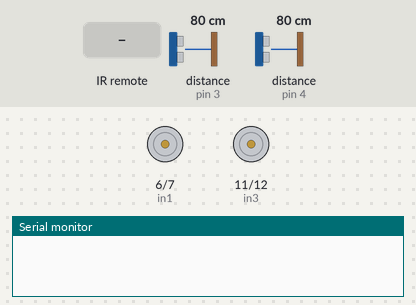
Recording of a sketch running on a simulated Arduino Uno, built with avr-gcc and run on an emulated ATmega328P. Shown: motor-driver pin pairs drawn as motors (green arrow = first pin HIGH = forward, orange = second pin HIGH = backward, longer = more drive), the last lines printed to the serial monitor. The test bench sets the inputs (shaded band); at power-on: distance to the obstacle (sensors on pin 4, pin 3) 80 cm. The echo pulse lasts 58.3 µs per cm.

Above: at 1.2 s.
1.3 s: infrared code 0x8AB3679B received
At 2.7 s:
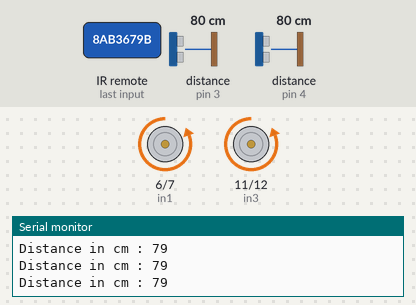
3.0 s: distance to the obstacle (sensor on pin 4) set to 44 cm
4.5 s: distance to the obstacle (sensor on pin 4) set to 38 cm
At 4.8 s:
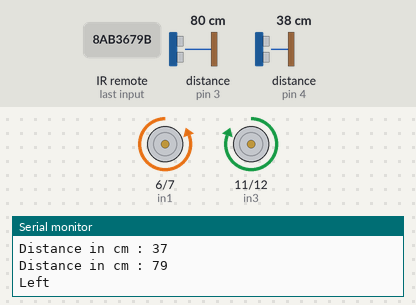
7.5 s: infrared code 0x2A89195F received
At 8.34 s:
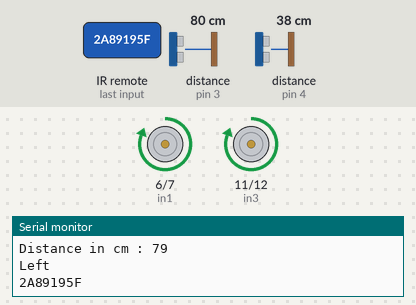
10.5 s: distance to the obstacle (sensor on pin 3) set to 2 cm
At 12.88 s:
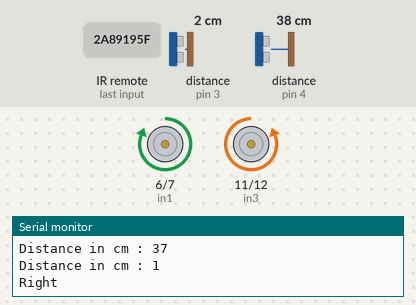
13.5 s: distance to the obstacle (sensor on pin 4) set to 60 cm
Timing chart, 0 to 17.5 s (numbered marks = the images above; inputs shaded):
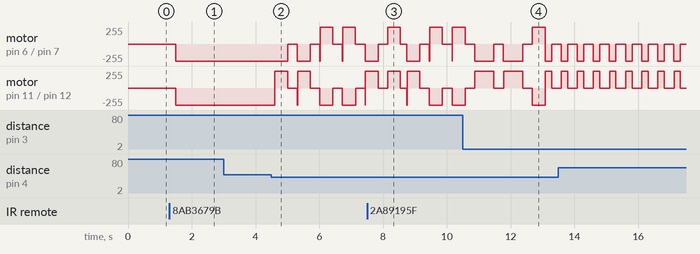

The sketch:

motor_control_1.ino
```cpp
#include <IRremote.h>

//MOTOR PINS
int in1 = 6;
int in2 = 7;
int in3 = 11;
int in4 = 12;

// IR receiver
const int RECV_PIN = 8;
IRrecv irrecv(RECV_PIN);
decode_results results;

// Ultrasonic sensor
const int trigPin = 5;
const int echoPin = 4;

// Left ultrasonic sensor
const int trigPinLeft = 2;
const int echoPinLeft = 3;

long duration;
int FirstDistance=0;
int SecondDistance=0;
double speed=0;
double kph = 0;
int distance=1;
float Time = 0.5;
float delayedtime = 1000*Time;


bool stopped = false;
bool on = false;
int leftCount = 0;
int rightCount = 0;

void setup() {
  Serial.begin(9600);
  pinMode(in1, OUTPUT);
  pinMode(in2, OUTPUT);
  pinMode(in3, OUTPUT);
  pinMode(in4, OUTPUT);

  pinMode(trigPin, OUTPUT);
  pinMode(echoPin, INPUT);

  pinMode(trigPinLeft, OUTPUT);
  pinMode(echoPinLeft, INPUT);

  irrecv.enableIRIn();
  irrecv.blink13(true);
}

void loop() {

  ReadRemote();

  if(on == false) {
    return;
  }

  Forward();
  CheckSensors();
  delay(300);
}

void CheckSensors() {
  int distFront = GetDistance(trigPin, echoPin);
  int distLeft = GetDistance(trigPinLeft, echoPinLeft);
  if(distFront < 40) {
    if(stopped == false)
    {
      if(leftCount < 2)
      {
        Left();
        leftCount++;
        Serial.println("Left");
      } else {
        Right();
        rightCount++;
        Serial.println("Right");
        if(rightCount > 1) {
          leftCount = 0;
          rightCount = 0;
        }
      }
      delay(400);
    }
    Stop();
    //stopped = true;
  }
  else {
    stopped = false;
  }

  if(distLeft < 15) {
    Left();
    delay(200);
    Stop();
  }
}

void ReadRemote() {
    if (irrecv.decode(&results)){
      Serial.println(results.value, HEX);
 switch(results.value)
 {
   case 0x8AB3679B:
    Serial.println("GO");
    on = true;
    break;
   case 0xFA3F159F:
    Serial.println("STOP");
    Stop();
    on = false;
    break;
   case 0x9716BE3F:
    Left();
    delay(300);
    Stop();
    break;
   case 0xE5CFBD7F:
    Right();
    delay(300);
    Stop();
    break;
   case 0x2A89195F:
    Backwards();
    delay(400);
    Stop();
    break;
   case 0xA3C8EDDB:
    Forward();
    delay(400);
    Stop();
    break;
 }//End Case
      irrecv.resume();
      delay(200);
  }
}

void Forward() {
  digitalWrite(in1,LOW);
  digitalWrite(in2,HIGH);
  digitalWrite(in3,LOW);
  digitalWrite(in4,HIGH);
}

void Backwards() {
  digitalWrite(in1,HIGH);
  digitalWrite(in2,LOW);
  digitalWrite(in3,HIGH);
  digitalWrite(in4,LOW);
}

void Right() {
  digitalWrite(in1,HIGH);
  digitalWrite(in2,LOW);
  digitalWrite(in3,LOW);
  digitalWrite(in4,HIGH);
}

void Left() {
  digitalWrite(in1,LOW);
  digitalWrite(in2,HIGH);
  digitalWrite(in3,HIGH);
  digitalWrite(in4,LOW);
}

void Stop() {
  digitalWrite(in1,LOW);
  digitalWrite(in2,LOW);
  digitalWrite(in3,LOW);
  digitalWrite(in4,LOW);
}

float GetDistance(int trig, int echo)
{
  // Clears the trigPin
  digitalWrite(trig, LOW);
  delayMicroseconds(2);

  // Sets the trigPin on HIGH state for 10 micro seconds
  digitalWrite(trig, HIGH);
  delayMicroseconds(10);
  digitalWrite(trig, LOW);

  // Reads the echoPin, returns the sound wave travel time in microseconds
  duration = pulseIn(echo, HIGH);

  //calculating distance
  distance= duration*0.034/2;

  // Prints the distance on the Serial Monitor
  Serial.print("Distance in cm : ");
  Serial.println(distance);

  return distance;
}
```

Measured:
- the behaviour switches between 41 and 40 cm on distance to the obstacle (sensor on pin 4) (found by bisection; images 1 and 2)
- after the input at 1.3 s, motor on pin 6 (in1) / pin 7 (in2), motor on pin 11 (in3) / pin 12 (in4): stopped → backward 255/255 after 0.20 s
